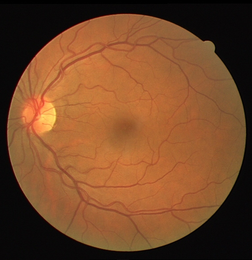
%> input picture 1.tif, 252 x 260 px, shrunk from 565 x 584 before the run
$ octave --eval "result = Otsu(imread('1.tif'));"   (GNU Octave 9; MATLAB toolbox functions it lacks are replaced by stand-ins)
%> lines starting %> are read from the running program, lines starting %| are printed output that depends on the picture; in (x1, y1, x2, y2) boxes, pixels count from 0 and x2, y2 are one past the last pixel; in counts of white or black regions, pixels touching at a corner belong together; the program's own positions count from 1
### connection_comp.m
function m_img = connection_comp(I,t)%receive only binarized image
%%
% this function aims to reduce the noise pixels in the binarized image
% firstly, find the white pixels and use numbers to mark them, the mark
% strategy is, use the same number to mark the pixels in Adjacency.
% m_img is the processed image used as the output
%r, row of the origin image
%c, column of the origin image
%%
[r,c] = size(I);
m_img = zeros(r,c);
char = 2;
%mark the white region with numbers
for i = 2 : r
    for j = 2 : c
        if I(i,j) == 1
            if I(i-1,j) == 0 && I(i,j-1) == 0
                m_img(i,j) = char;
                char = char + 1;
            else
                if I(i-1,j) ~= 0 && I(i,j-1) ~= 0
                    ram = randi(2,1,1);
                    if ram(1,1) == 1
                        m_img(i,j) = m_img(i-1,j);
                    else
                        m_img(i,j) = m_img(i,j-1);
                    end
                else
                    if I(i-1,j) ~= 0 && I(i,j-1) == 0
                        m_img(i,j) = m_img(i-1,j);

                    else
                        if I(i,j-1) ~= 0 && I(i-1,j) == 0
                        m_img(i,j) = m_img(i,j-1);
                        end
                    end
                end
            end
        end
    end
end
% calculate pixels of each region and translate the timy region into
% background if their size is less than a certain range t.
for x = 2 : r-1
    for y = 2 : c-1
       cen = m_img(x,y);
       if cen ~= 0
           arr = [m_img(x-1,y),m_img(x+1,y),m_img(x,y-1),m_img(x,y+1)];
           for check = 1 : 4
               if arr(1,check) ~= 0 && arr(1,check) ~= cen
                   if arr(1,check) < cen
                       m_img(m_img == arr(1,check)) = cen;
                   else
                       m_img(m_img == cen) = arr(1,check);
                   end
               end
           end
       end
    end
end

for i = 2 : max(max(m_img))
    if sum(m_img(:)==i) < t
        m_img(m_img==i) = 0;
    end
end
m_img(m_img ~= 0) = 1;
end


### Otsu.m
function J = Otsu(img)%Otsu thresholding
k=graythresh(img);
J=imbinarize(img,k);
j = connection_comp(J,9);
figure;
imshow(j);
end
%> in Otsu, `k=graythresh(img);`: k = 0.322
%> in Otsu, `J=imbinarize(img,k);`:
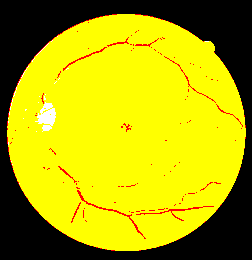
%> J: size 260x252x3 logical; mean R, G, B 0.682, 0.664, 0.00661
%> after the loop in connection_comp, `for i = 2 : r`:
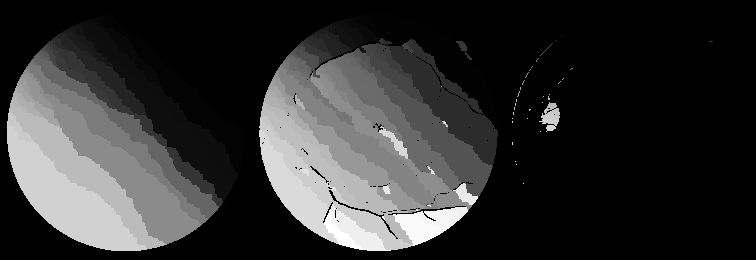
%> m_img: size 260x756 double; min 0, max 307, mean 59.5; drawn with min black and max white
%> after the loop in connection_comp, `for i = 2 : r`: char = 308; ram = 2
%> after the loop in connection_comp, `for x = 2 : r-1`:
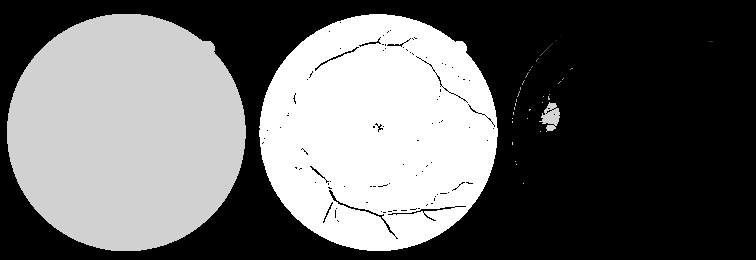
%> m_img: size 260x756 double; min 0, max 307, mean 125.8; drawn with min black and max white
%> after the loop in connection_comp, `for x = 2 : r-1`: arr = [307 0 307 0]
%> after the loop in connection_comp, `for i = 2 : max(max(m_img))`: m_img: size 260x756 double; 0.05% of pixels changed, all inside (x1, y1, x2, y2) = (512, 36, 713, 184)
%> in connection_comp, `m_img(m_img ~= 0) = 1;`:
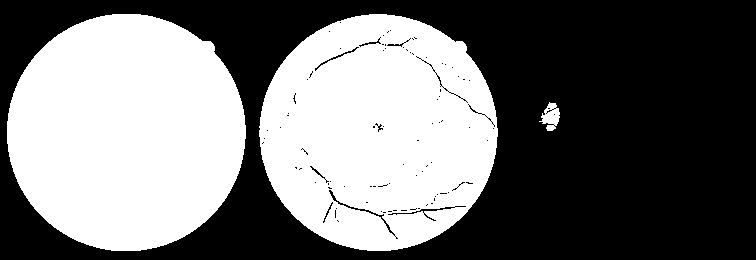
%> m_img: size 260x756 double; values 0 (black) and 1 (white), 45.1% white; 3 white regions, box (x1, y1, x2, y2) and area: (7, 14, 246, 251) 44684, (259, 14, 498, 251) 43532, (539, 102, 560, 131) 341
